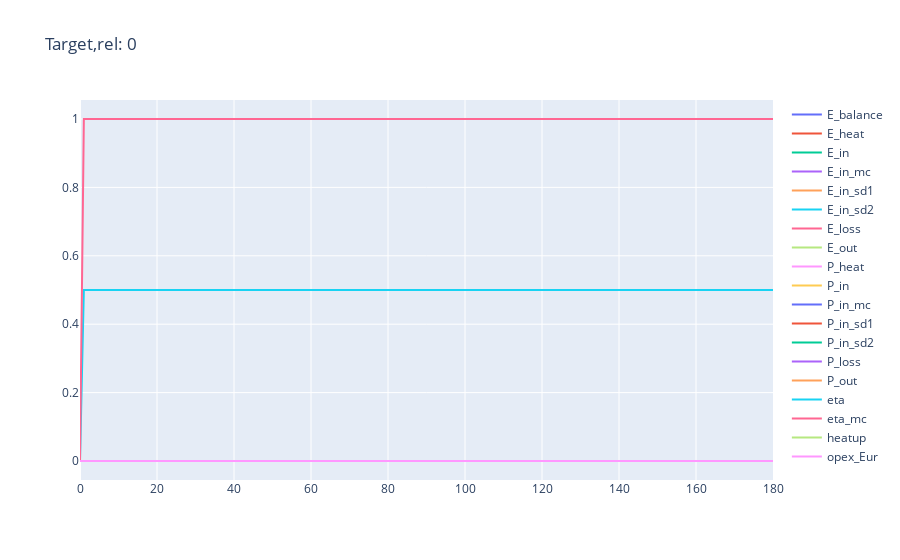
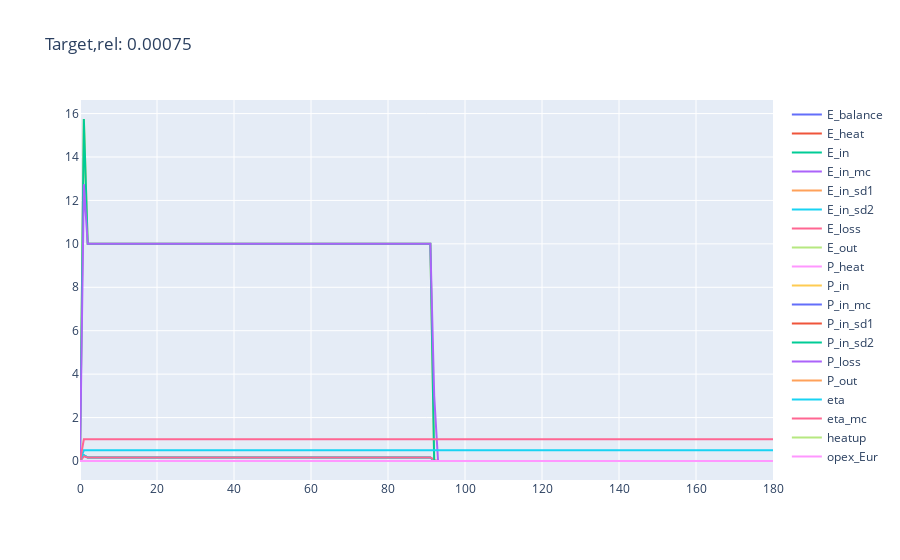
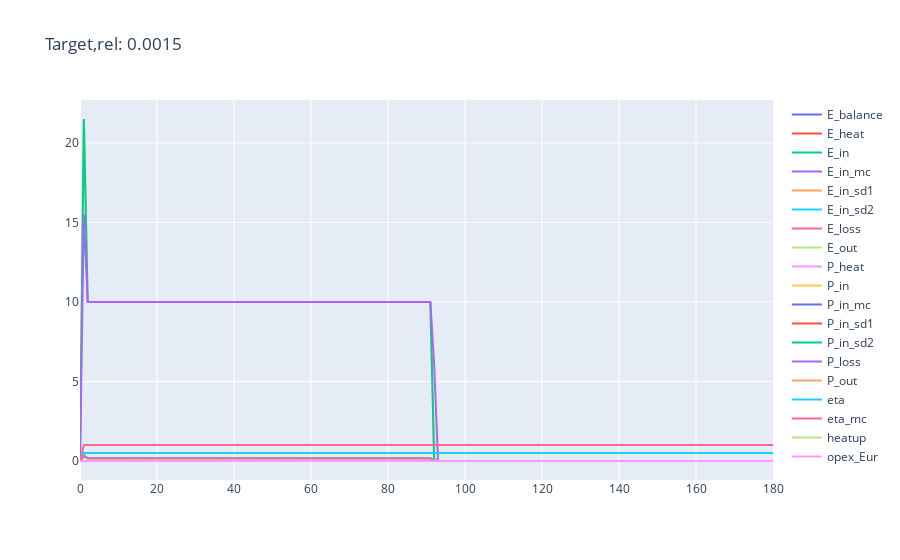
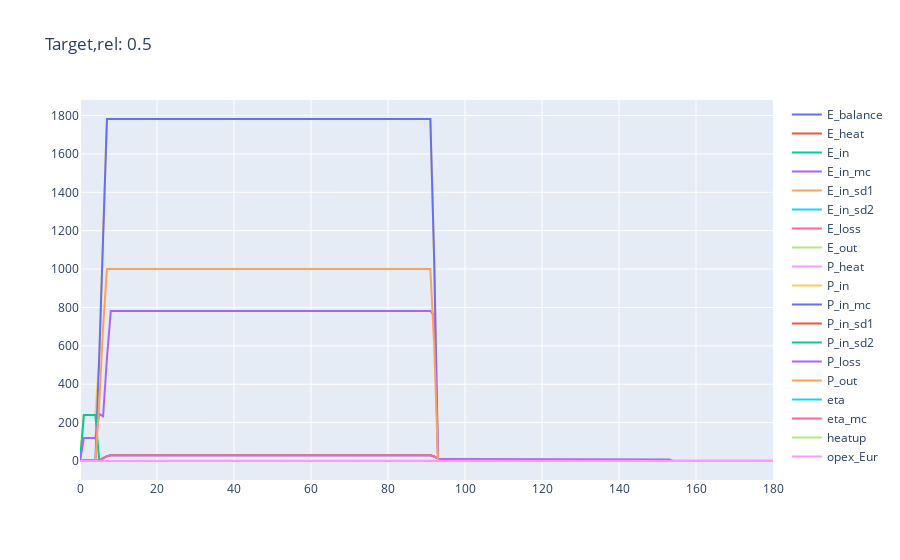

The notebook cell saved with these charts, in order:
### Markdown cell above
### Constant target output load from initial state "off" to "target" and back to "off" (time steps)

### Code cell
# Result DataFrame Initialization
    state_attr = [a for a in dir(ECCState()) if not a.startswith('__')]
    df1 = pd.DataFrame(columns=state_attr)
    # Initial state
    df1.loc[0] = vars(ECCState())

    # Run different stationary cases for target output load
    targets = [0,
               0.5 * component.P_out_min_rel / 100,
               component.P_out_min_rel / 100,
               0.5,
               1
               ]

    ts = 1  # min
    n_ts = int(180 / ts)  # number of time steps

    for target in targets:
        C1 = EnergyConversionComponent(par=component,
                                       ts=ts,
                                       state=copy.deepcopy(off_state))
        for t in range(n_ts):
            # print(t)
            if t <= n_ts / 2:
                C1.step_action(target)
            else:
                C1.step_action(0)
            df1.loc[t + 1] = vars(C1.state)

        # Create traces
        fig = go.Figure()
        for cl in df1.columns:
            fig.add_trace(go.Scatter(x=df1.index[:], y=df1[cl][:],
                                     mode='lines',
                                     name=cl))
            fig.update_layout(title=f"Target,rel: {target}")
        fig.show()

### Figure 1 — Plotly figure (JSON) as saved in the notebook; plotly's stock layout.template omitted (floating-point values rounded to 4 significant figures; data arrays with more than 128 entries replaced by an {"elided": "..."} marker saying what was removed)
{"data": [{"mode": "lines", "name": "E_balance", "type": "scatter", "x": {"elided": "181 int values"}, "y": {"elided": "181 int values"}}, {"mode": "lines", "name": "E_heat", "type": "scatter", "x": {"elided": "181 int values"}, "y": {"elided": "181 int values"}}, {"mode": "lines", "name": "E_in", "type": "scatter", "x": {"elided": "181 int values"}, "y": {"elided": "181 int values"}}, {"mode": "lines", "name": "E_in_mc", "type": "scatter", "x": {"elided": "181 int values"}, "y": {"elided": "181 int values"}}, {"mode": "lines", "name": "E_in_sd1", "type": "scatter", "x": {"elided": "181 int values"}, "y": {"elided": "181 int values"}}, {"mode": "lines", "name": "E_in_sd2", "type": "scatter", "x": {"elided": "181 int values"}, "y": {"elided": "181 int values"}}, {"mode": "lines", "name": "E_loss", "type": "scatter", "x": {"elided": "181 int values"}, "y": {"elided": "181 int values"}}, {"mode": "lines", "name": "E_out", "type": "scatter", "x": {"elided": "181 int values"}, "y": {"elided": "181 int values"}}, {"mode": "lines", "name": "P_heat", "type": "scatter", "x": {"elided": "181 int values"}, "y": {"elided": "181 int values"}}, {"mode": "lines", "name": "P_in", "type": "scatter", "x": {"elided": "181 int values"}, "y": {"elided": "181 int values"}}, {"mode": "lines", "name": "P_in_mc", "type": "scatter", "x": {"elided": "181 int values"}, "y": {"elided": "181 int values"}}, {"mode": "lines", "name": "P_in_sd1", "type": "scatter", "x": {"elided": "181 int values"}, "y": {"elided": "181 int values"}}, {"mode": "lines", "name": "P_in_sd2", "type": "scatter", "x": {"elided": "181 int values"}, "y": {"elided": "181 int values"}}, {"mode": "lines", "name": "P_loss", "type": "scatter", "x": {"elided": "181 int values"}, "y": {"elided": "181 int values"}}, {"mode": "lines", "name": "P_out", "type": "scatter", "x": {"elided": "181 int values"}, "y": {"elided": "181 int values"}}, {"mode": "lines", "name": "eta", "type": "scatter", "x": {"elided": "181 int values"}, "y": {"elided": "181 float values"}}, {"mode": "lines", "name": "eta_mc", "type": "scatter", "x": {"elided": "181 int values"}, "y": {"elided": "181 int values"}}, {"mode": "lines", "name": "heatup", "type": "scatter", "x": {"elided": "181 int values"}, "y": {"elided": "181 int values"}}, {"mode": "lines", "name": "opex_Eur", "type": "scatter", "x": {"elided": "181 int values"}, "y": {"elided": "181 int values"}}], "layout": {"autosize": true, "title": {"text": "Target,rel: 0"}, "xaxis": {"autorange": true, "range": [0, 180], "type": "linear"}, "yaxis": {"autorange": true, "range": [-0.05556, 1.056], "type": "linear"}}}

### Figure 2 — Plotly figure (JSON) as saved in the notebook; plotly's stock layout.template omitted (floating-point values rounded to 4 significant figures; data arrays with more than 128 entries replaced by an {"elided": "..."} marker saying what was removed)
{"data": [{"mode": "lines", "name": "E_balance", "type": "scatter", "x": {"elided": "181 int values"}, "y": {"elided": "181 float values"}}, {"mode": "lines", "name": "E_heat", "type": "scatter", "x": {"elided": "181 int values"}, "y": {"elided": "181 int values"}}, {"mode": "lines", "name": "E_in", "type": "scatter", "x": {"elided": "181 int values"}, "y": {"elided": "181 float values"}}, {"mode": "lines", "name": "E_in_mc", "type": "scatter", "x": {"elided": "181 int values"}, "y": {"elided": "181 int values"}}, {"mode": "lines", "name": "E_in_sd1", "type": "scatter", "x": {"elided": "181 int values"}, "y": {"elided": "181 int values"}}, {"mode": "lines", "name": "E_in_sd2", "type": "scatter", "x": {"elided": "181 int values"}, "y": {"elided": "181 float values"}}, {"mode": "lines", "name": "E_loss", "type": "scatter", "x": {"elided": "181 int values"}, "y": {"elided": "181 float values"}}, {"mode": "lines", "name": "E_out", "type": "scatter", "x": {"elided": "181 int values"}, "y": {"elided": "181 int values"}}, {"mode": "lines", "name": "P_heat", "type": "scatter", "x": {"elided": "181 int values"}, "y": {"elided": "181 int values"}}, {"mode": "lines", "name": "P_in", "type": "scatter", "x": {"elided": "181 int values"}, "y": {"elided": "181 float values"}}, {"mode": "lines", "name": "P_in_mc", "type": "scatter", "x": {"elided": "181 int values"}, "y": {"elided": "181 int values"}}, {"mode": "lines", "name": "P_in_sd1", "type": "scatter", "x": {"elided": "181 int values"}, "y": {"elided": "181 int values"}}, {"mode": "lines", "name": "P_in_sd2", "type": "scatter", "x": {"elided": "181 int values"}, "y": {"elided": "181 float values"}}, {"mode": "lines", "name": "P_loss", "type": "scatter", "x": {"elided": "181 int values"}, "y": {"elided": "181 float values"}}, {"mode": "lines", "name": "P_out", "type": "scatter", "x": {"elided": "181 int values"}, "y": {"elided": "181 int values"}}, {"mode": "lines", "name": "eta", "type": "scatter", "x": {"elided": "181 int values"}, "y": {"elided": "181 float values"}}, {"mode": "lines", "name": "eta_mc", "type": "scatter", "x": {"elided": "181 int values"}, "y": {"elided": "181 int values"}}, {"mode": "lines", "name": "heatup", "type": "scatter", "x": {"elided": "181 int values"}, "y": {"elided": "181 float values"}}, {"mode": "lines", "name": "opex_Eur", "type": "scatter", "x": {"elided": "181 int values"}, "y": {"elided": "181 int values"}}], "layout": {"autosize": true, "title": {"text": "Target,rel: 0.00075"}, "xaxis": {"autorange": true, "range": [0, 180], "type": "linear"}, "yaxis": {"autorange": true, "range": [-0.875, 16.62], "type": "linear"}}}

### Figure 3 — Plotly figure (JSON) as saved in the notebook; plotly's stock layout.template omitted (floating-point values rounded to 4 significant figures; data arrays with more than 128 entries replaced by an {"elided": "..."} marker saying what was removed)
{"data": [{"mode": "lines", "name": "E_balance", "type": "scatter", "x": {"elided": "181 int values"}, "y": {"elided": "181 float values"}}, {"mode": "lines", "name": "E_heat", "type": "scatter", "x": {"elided": "181 int values"}, "y": {"elided": "181 int values"}}, {"mode": "lines", "name": "E_in", "type": "scatter", "x": {"elided": "181 int values"}, "y": {"elided": "181 float values"}}, {"mode": "lines", "name": "E_in_mc", "type": "scatter", "x": {"elided": "181 int values"}, "y": {"elided": "181 int values"}}, {"mode": "lines", "name": "E_in_sd1", "type": "scatter", "x": {"elided": "181 int values"}, "y": {"elided": "181 int values"}}, {"mode": "lines", "name": "E_in_sd2", "type": "scatter", "x": {"elided": "181 int values"}, "y": {"elided": "181 float values"}}, {"mode": "lines", "name": "E_loss", "type": "scatter", "x": {"elided": "181 int values"}, "y": {"elided": "181 float values"}}, {"mode": "lines", "name": "E_out", "type": "scatter", "x": {"elided": "181 int values"}, "y": {"elided": "181 int values"}}, {"mode": "lines", "name": "P_heat", "type": "scatter", "x": {"elided": "181 int values"}, "y": {"elided": "181 int values"}}, {"mode": "lines", "name": "P_in", "type": "scatter", "x": {"elided": "181 int values"}, "y": {"elided": "181 float values"}}, {"mode": "lines", "name": "P_in_mc", "type": "scatter", "x": {"elided": "181 int values"}, "y": {"elided": "181 int values"}}, {"mode": "lines", "name": "P_in_sd1", "type": "scatter", "x": {"elided": "181 int values"}, "y": {"elided": "181 int values"}}, {"mode": "lines", "name": "P_in_sd2", "type": "scatter", "x": {"elided": "181 int values"}, "y": {"elided": "181 float values"}}, {"mode": "lines", "name": "P_loss", "type": "scatter", "x": {"elided": "181 int values"}, "y": {"elided": "181 float values"}}, {"mode": "lines", "name": "P_out", "type": "scatter", "x": {"elided": "181 int values"}, "y": {"elided": "181 int values"}}, {"mode": "lines", "name": "eta", "type": "scatter", "x": {"elided": "181 int values"}, "y": {"elided": "181 float values"}}, {"mode": "lines", "name": "eta_mc", "type": "scatter", "x": {"elided": "181 int values"}, "y": {"elided": "181 int values"}}, {"mode": "lines", "name": "heatup", "type": "scatter", "x": {"elided": "181 int values"}, "y": {"elided": "181 float values"}}, {"mode": "lines", "name": "opex_Eur", "type": "scatter", "x": {"elided": "181 int values"}, "y": {"elided": "181 int values"}}], "layout": {"autosize": true, "title": {"text": "Target,rel: 0.0015"}, "xaxis": {"autorange": true, "range": [0, 180], "type": "linear"}, "yaxis": {"autorange": true, "range": [-1.194, 22.69], "type": "linear"}}}

### Figure 4 — Plotly figure (JSON) as saved in the notebook; plotly's stock layout.template omitted (floating-point values rounded to 4 significant figures; data arrays with more than 128 entries replaced by an {"elided": "..."} marker saying what was removed)
{"data": [{"mode": "lines", "name": "E_balance", "type": "scatter", "x": {"elided": "181 int values"}, "y": {"elided": "181 float values"}}, {"mode": "lines", "name": "E_heat", "type": "scatter", "x": {"elided": "181 int values"}, "y": {"elided": "181 int values"}}, {"mode": "lines", "name": "E_in", "type": "scatter", "x": {"elided": "181 int values"}, "y": {"elided": "181 float values"}}, {"mode": "lines", "name": "E_in_mc", "type": "scatter", "x": {"elided": "181 int values"}, "y": {"elided": "181 float values"}}, {"mode": "lines", "name": "E_in_sd1", "type": "scatter", "x": {"elided": "181 int values"}, "y": {"elided": "181 int values"}}, {"mode": "lines", "name": "E_in_sd2", "type": "scatter", "x": {"elided": "181 int values"}, "y": {"elided": "181 float values"}}, {"mode": "lines", "name": "E_loss", "type": "scatter", "x": {"elided": "181 int values"}, "y": {"elided": "181 float values"}}, {"mode": "lines", "name": "E_out", "type": "scatter", "x": {"elided": "181 int values"}, "y": {"elided": "181 float values"}}, {"mode": "lines", "name": "P_heat", "type": "scatter", "x": {"elided": "181 int values"}, "y": {"elided": "181 int values"}}, {"mode": "lines", "name": "P_in", "type": "scatter", "x": {"elided": "181 int values"}, "y": {"elided": "181 float values"}}, {"mode": "lines", "name": "P_in_mc", "type": "scatter", "x": {"elided": "181 int values"}, "y": {"elided": "181 float values"}}, {"mode": "lines", "name": "P_in_sd1", "type": "scatter", "x": {"elided": "181 int values"}, "y": {"elided": "181 int values"}}, {"mode": "lines", "name": "P_in_sd2", "type": "scatter", "x": {"elided": "181 int values"}, "y": {"elided": "181 float values"}}, {"mode": "lines", "name": "P_loss", "type": "scatter", "x": {"elided": "181 int values"}, "y": {"elided": "181 float values"}}, {"mode": "lines", "name": "P_out", "type": "scatter", "x": {"elided": "181 int values"}, "y": {"elided": "181 int values"}}, {"mode": "lines", "name": "eta", "type": "scatter", "x": {"elided": "181 int values"}, "y": {"elided": "181 float values"}}, {"mode": "lines", "name": "eta_mc", "type": "scatter", "x": {"elided": "181 int values"}, "y": {"elided": "181 float values"}}, {"mode": "lines", "name": "heatup", "type": "scatter", "x": {"elided": "181 int values"}, "y": {"elided": "181 float values"}}, {"mode": "lines", "name": "opex_Eur", "type": "scatter", "x": {"elided": "181 int values"}, "y": {"elided": "181 int values"}}], "layout": {"autosize": true, "title": {"text": "Target,rel: 0.5"}, "xaxis": {"autorange": true, "range": [0, 180], "type": "linear"}, "yaxis": {"autorange": true, "range": [-98.99, 1881.0], "type": "linear"}}}
